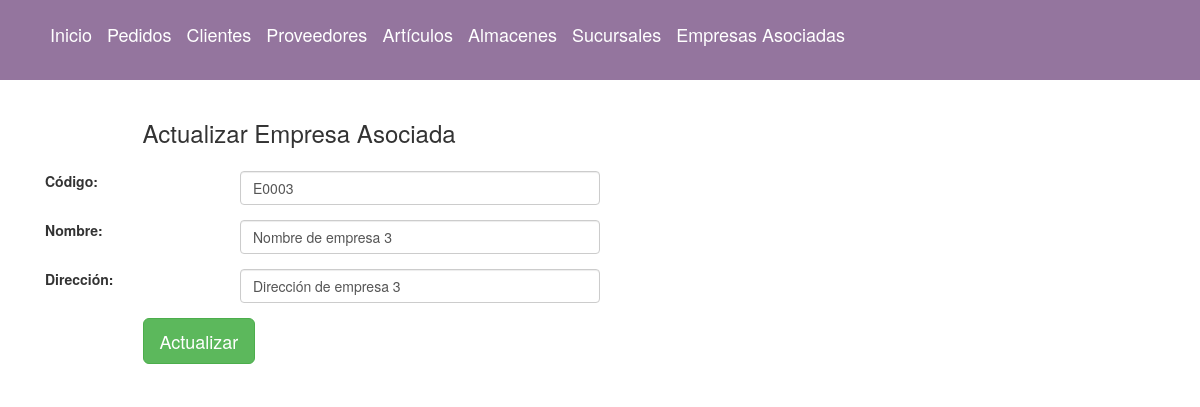
The page /actualizarempresaasociada/E0003 on the database its author committed.
### tiendaElectronicos/Tienda/models.py (models this page shows, shortened)
class EmpresaAsociada(models.Model):
	codigo = models.CharField(max_length=5, primary_key=True)
	nombre = models.CharField(max_length=60)
	direccion = models.CharField(max_length=100, default='')

### tiendaElectronicos/Tienda/views.py (the view)
# urls.py: path('actualizarempresaasociada/<str:codigo>', views.actualizar_empresa_asociada, name='actualizarempresaasociada'),
def actualizar_empresa_asociada(request,codigo):
	empresa_asociada = EmpresaAsociada.objects.get(codigo=codigo)
	form = EmpresaAsociadaForm(request.POST, instance = empresa_asociada)
	if form.is_valid():
		form.save()
		todos_ea = EmpresaAsociada.objects.all()
		return render(request,'tienda/lista_empresas_asociadas.html',{'empresas_asociadas': todos_ea,})
	return render(request, 'tienda/editar_empresa_asociada.html', {'empresa_asociada': empresa_asociada})

### tiendaElectronicos/Tienda/templates/tienda/editar_empresa_asociada.html (shortened to what this page needs)
{% extends "base/base.html" %}
{% block content %}
<div class="col-md-12">
    <form method="POST" class="post-form" action="{% url 'actualizarempresaasociada' empresa_asociada.codigo %}">
        <div class="container">
           <br>
            <div class="form-group row">
                <label class="col-sm-1 col-form-label"></label>
                <div class="col-sm-4">
                    <h3>Actualizar Empresa Asociada</h3>
                </div>
            </div>
            <div class="form-group row">
                <label class="col-sm-2 col-form-label">Código:</label>
                <div class="col-sm-4">
                    <input type="text" class="form-control" name="codigo" id="id_codigo" required maxlength="100" value="{{ empresa_asociada.codigo }}" />
                </div>
            </div>
            <div class="form-group row">
                <label class="col-sm-2 col-form-label">Nombre:</label>
                <div class="col-sm-4">
                    <input type="text" class="form-control" name="nombre" id="id_nombre" required maxlength="100" value="{{ empresa_asociada.nombre }}" />
                </div>
            </div>
            <div class="form-group row">
                <label class="col-sm-2 col-form-label">Dirección:</label>
                <div class="col-sm-4">
                    <input type="text" class="form-control" name="direccion" id="id_direccion" required maxlength="100" value="{{ empresa_asociada.direccion }}" />
                </div>
            </div>
            <div class="form-group row">
                <label class="col-sm-1 col-form-label"></label>
                <div class="col-sm-4">
                    <button type="submit" class="btn btn-success btn-lg">Actualizar</button>
                </div>
            </div>
        </div>
    </form>
</div>
{% endblock content %}

### rows shown on the page
EmpresaAsociada: codigo "E0003", nombre "Nombre de empresa 3", direccion "Dirección de empresa 3"
